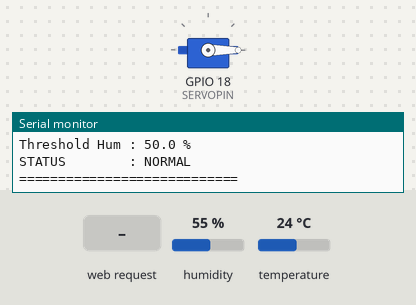
A sketch run on a simulated ESP32. On the bench: servo, the last lines printed to the serial monitor. Inputs (shaded band) come from the test bench; at power-on: humidity 55 %, temperature 24 °C. WiFi joins after 1.5 s; servers stay silent unless stated.

Above: at 3.2 s.
3.3 s: humidity set to 51 %
7.2 s: humidity set to 48 %
At 10.5 s:
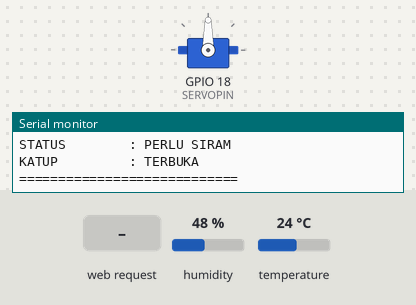
19.7 s: HTTP request GET /set?hum=1 received
At 20.5 s:
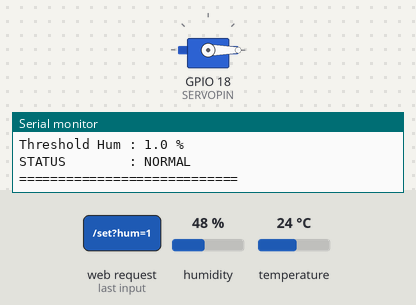
21.2 s: HTTP request GET /set?suhu=1 received
At 23.2 s:
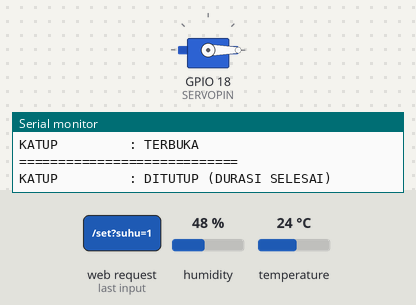
Timing chart, 0 to 29.1 s (numbered marks = the images above; inputs shaded):
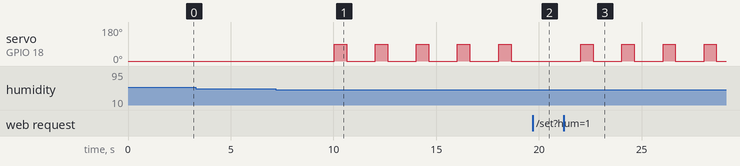

Measured:
- the behaviour switches between 50 and 49 % on humidity (found by bisection; images 0 and 1)
- after the input at 7.2 s, servo on GPIO 18 (SERVOPIN): alternates 90° for 0.60 s and 0° for 1.4 s, starting after 2.8 s
- after the input at 19.7 s, servo on GPIO 18 (SERVOPIN): stays 0° (without the input it goes to 90° after 0.33 s)
- after the input at 21.2 s, servo on GPIO 18 (SERVOPIN): alternates 90° for 0.60 s and 0° for 1.4 s, starting after 0.84 s

The sketch:

Topaz_Monitoring_System.ino
```cpp
// =====================================================
// TOPAZ MONITORING SYSTEM
// Proyek: Topaz Monitoring System - Sistem Monitoring & Penyiraman Otomatis (Smart Irrigation & Environmental Telemetry) berbasis ESP32 dengan sensor DHT22, servo katup, dan Web UI monitoring realtime.
// =====================================================
#include <WiFi.h>
#include <WebServer.h>
#include <DHT.h>
#include <ESP32Servo.h>

#define DHTPIN    4
#define DHTTYPE   DHT22
#define SERVOPIN  18

const char* ssid     = "FM WIFI";
const char* password = "Mouse123";

DHT dht(DHTPIN, DHTTYPE);
Servo katupSiram;
WebServer server(80);

float thresholdSuhu       = 30.0;
float thresholdKelembaban = 50.0;

float suhuTerakhir       = NAN;
float kelembabanTerakhir = NAN;

unsigned long waktuBacaSensor = 0;

const unsigned long INTERVAL_SENSOR = 2000;

bool sedangMenyiram = false;

const unsigned long DURASI_SIRAM = 600;

unsigned long waktuMulaiSiram = 0;
const char HTML_CONTENT[] PROGMEM = R"rawliteral(
<!DOCTYPE html>
<html lang="id">
<head>
    <meta charset="UTF-8">
    <meta name="viewport" content="width=device-width, initial-scale=1.0" >
    <title>Topaz Monitoring System</title>
    <style>
        * {
            box-sizing: border-box;
            margin: 0;
            padding: 0; }
        body {
            font-family: Arial, sans-serif;
            background: #f4f7fb;
            color: #1f2937;
            padding: 20px; }
        .container {
            max-width: 800px;
            margin: auto; }
        .header {
            background: #2563eb;
            color: white;
            padding: 25px;
            border-radius: 15px;
            margin-bottom: 20px; }
        .header h1 {
            margin-bottom: 8px; }
        .header p {
            opacity: 0.9; }
        .card {
            background: white;
            padding: 20px;
            border-radius: 15px;
            margin-bottom: 20px;
            box-shadow: 0 4px 12px rgba(0, 0, 0, 0.08); }
        .card h2 {
            margin-bottom: 15px; }
        .monitor {
            display: grid;
            grid-template-columns: repeat(2, 1fr);
            gap: 15px; }
        .sensor {
            background: #f8fafc;
            padding: 20px;
            border-radius: 12px;
            text-align: center; }
        .sensor-title {
            font-size: 14px;
            color: #64748b;
            margin-bottom: 8px; }
        .sensor-value {
            font-size: 32px;
            font-weight: bold; }
        .input-group {
            margin-bottom: 15px; }
        label {
            display: block;
            margin-bottom: 6px;
            font-weight: bold; }
        input {
            width: 100%;
            padding: 12px;
            border: 1px solid #cbd5e1;
            border-radius: 8px;
            font-size: 16px; }
        button {
            width: 100%;
            padding: 13px;
            border: none;
            border-radius: 8px;
            background: #2563eb;
            color: white;
            font-size: 16px;
            cursor: pointer; }
        button:hover {
            background: #1d4ed8; }
        .status {
            margin-top: 15px;
            padding: 12px;
            border-radius: 8px;
            text-align: center;
            font-weight: bold;
            background: #f1f5f9; }
        .footer {
            text-align: center;
            color: #64748b;
            font-size: 13px; }
        @media (max-width: 600px) {
            .monitor {
                grid-template-columns: 1fr; } }
    </style>
</head>
<body>
<div class="container">
    <div class="header">
        <h1>
            Topaz Monitoring System </h1>
        <p>
            Smart Irrigation & Environmental Telemetry </p>
    </div>
    <div class="card">
        <h2>
            Monitoring Realtime </h2>
        <div class="monitor">
            <div class="sensor">
                <div class="sensor-title">
                    SUHU REALTIME </div>
                <div class="sensor-value">
                    <span id="suhu">
                        -- </span>
                    °C </div>
            </div>
            <div class="sensor">
                <div class="sensor-title">
                    KELEMBABAN </div>
                <div class="sensor-value">
                    <span id="kelembaban">
                        -- </span>
                    % </div>
            </div>
        </div>
        <div class="status" id="status">
            Mengecek kondisi... </div>
    </div>
    <div class="card">
        <h2>
            Topaz Control Thresholds </h2>
        <div class="input-group">
            <label for="suhuInput">
                Threshold Suhu Max (°C) </label>
            <input type="number" id="suhuInput" value="30" step="0.1" >
        </div>
        <div class="input-group">
            <label for="humInput">
                Threshold Kelembaban Min (%) </label>
            <input type="number" id="humInput" value="50" step="0.1" >
        </div>
        <button onclick="simpanParameter()">
            Simpan Parameter Topaz </button>
    </div>
    <div class="footer">
        Topaz Platform • Node Aktif </div>
</div>
<script>
    function updateData() {
        fetch('/data').then(response => {
                if (!response.ok) {
                    throw new Error('Gagal mengambil data'); }
                return response.json(); }).then(data => {
                document.getElementById('suhu').textContent = data.suhu.toFixed(1);
                document.getElementById('kelembaban').textContent = data.kelembaban.toFixed(1);
                const status = document.getElementById('status');
                if (data.sedangMenyiram) {
                    status.textContent = "💧 KATUP SEDANG MENYIRAM"; } else if (data.perluSiram) {
                    status.textContent = "⚠️ KONDISI PERLU DISIRAM"; } else {
                    status.textContent = "✓ KONDISI NORMAL"; } }).catch(error => {
                console.error('Gagal mengambil data:', error); }); }
    function simpanParameter() {
        const suhu = document.getElementById('suhuInput').value;
        const hum = document.getElementById('humInput').value;
        fetch(`/set?suhu=${suhu}&hum=${hum}`).then(response => {
            if (!response.ok) {
                throw new Error('Gagal menyimpan parameter'); }
            return response.text(); }).then(data => {
            alert('Parameter berhasil disimpan!');
            updateData(); }).catch(error => {
            alert('Gagal menyimpan parameter.');
            console.error(error); }); }
    updateData();
    setInterval(updateData, 1000);
</script>
</body>
</html>
)rawliteral";

void handleRoot() {
    server.send(200, "text/html", HTML_CONTENT); }

void handleData() {
    if (isnan(suhuTerakhir) || isnan(kelembabanTerakhir)) {
        server.send(500, "application/json", "{\"error\":\"Data sensor belum tersedia\"}");
        return; }
    bool perluSiram = (suhuTerakhir > thresholdSuhu) || (kelembabanTerakhir < thresholdKelembaban);
    String json = "{";
    json += "\"suhu\":" + String(suhuTerakhir, 1) + ",";
    json += "\"kelembaban\":" + String(kelembabanTerakhir, 1) + ",";
    json += "\"perluSiram\":" + String(perluSiram ? "true" : "false") + ",";
    json += "\"sedangMenyiram\":" + String(sedangMenyiram ? "true" : "false");
    json += "}";
    server.send(200, "application/json", json); }

void handleSet() {
    if (server.hasArg("suhu")) {
        float nilaiSuhu = server.arg("suhu").toFloat();
        if (nilaiSuhu >= -40 && nilaiSuhu <= 80) {
            thresholdSuhu = nilaiSuhu; } }
    if (server.hasArg("hum")) {
        float nilaiHum = server.arg("hum").toFloat();
        if (nilaiHum >= 0 && nilaiHum <= 100) {
            thresholdKelembaban = nilaiHum; } }
    Serial.println();
    Serial.println("=== THRESHOLD DIPERBARUI ===");
    Serial.print("Threshold Suhu       : ");
    Serial.print(thresholdSuhu, 1);
    Serial.println(" °C");
    Serial.print("Threshold Kelembaban : ");
    Serial.print(thresholdKelembaban, 1);
    Serial.println(" %");
    Serial.println("==============================");
    server.send(200, "text/plain", "OK"); }

void updateSensor() {
    unsigned long waktuSekarang = millis();
    if (waktuSekarang - waktuBacaSensor < INTERVAL_SENSOR) {
        return; }
    waktuBacaSensor = waktuSekarang;
    float suhu = dht.readTemperature();
    float kelembaban = dht.readHumidity();
    if (isnan(suhu) || isnan(kelembaban)) {
        Serial.println("ERROR: Gagal membaca DHT22");
        return; }
    suhuTerakhir = suhu;
    kelembabanTerakhir = kelembaban;
    Serial.println();
    Serial.println("========== Topaz ==========");
    Serial.print("Suhu          : ");
    Serial.print(suhu, 1);
    Serial.println(" °C");
    Serial.print("Kelembaban    : ");
    Serial.print(kelembaban, 1);
    Serial.println(" %");
    Serial.print("Threshold Suhu: ");
    Serial.print(thresholdSuhu, 1);
    Serial.println(" °C");
    Serial.print("Threshold Hum : ");
    Serial.print(thresholdKelembaban, 1);
    Serial.println(" %");
    bool perluSiram = (suhu > thresholdSuhu) || (kelembaban < thresholdKelembaban);
    if (perluSiram) {
        Serial.println("STATUS        : PERLU SIRAM");
        if (!sedangMenyiram) {
            sedangMenyiram = true;
            waktuMulaiSiram = millis();
            katupSiram.write(90);
            Serial.println("KATUP         : TERBUKA"); } } else {
        Serial.println("STATUS        : NORMAL");
        if (sedangMenyiram) {
            sedangMenyiram = false;
            katupSiram.write(0);
            Serial.println("KATUP         : DITUTUP"); } }
    Serial.println("============================"); }

void updateServo() {
    if (!sedangMenyiram) {
        return; }
    unsigned long waktuSekarang = millis();
    if (waktuSekarang - waktuMulaiSiram >= DURASI_SIRAM) {
        katupSiram.write(0);
        sedangMenyiram = false;
        Serial.println("KATUP         : DITUTUP (DURASI SELESAI)"); } }

void setup() {
    Serial.begin(115200);
    delay(500);
    Serial.println();
    Serial.println("========================================");
    Serial.println("       Topaz Monitoring System");
    Serial.println("========================================");
    dht.begin();
    Serial.println("DHT22 initialized.");
    katupSiram.attach(SERVOPIN);
    katupSiram.write(0);
    Serial.println("Servo initialized.");
    WiFi.begin(ssid, password);
    Serial.print("Menghubungkan ke Wi-Fi");
    while (WiFi.status() != WL_CONNECTED) {
        delay(500);
        Serial.print("."); }
    Serial.println();
    Serial.println("Wi-Fi terhubung!");
    Serial.print("IP Address: ");
    Serial.println(WiFi.localIP());
    Serial.print("Dashboard: http://");
    Serial.println(WiFi.localIP());
    server.on("/", handleRoot);
    server.on("/data", handleData);
    server.on("/set", handleSet);
    server.begin();
    Serial.println("Web Server aktif.");
    Serial.println("========================================");
    Serial.println("          Topaz Node Online");
    Serial.println("========================================");
    waktuBacaSensor = millis() - INTERVAL_SENSOR; }

void loop() {
    server.handleClient();
    updateSensor();
    updateServo(); }
```
